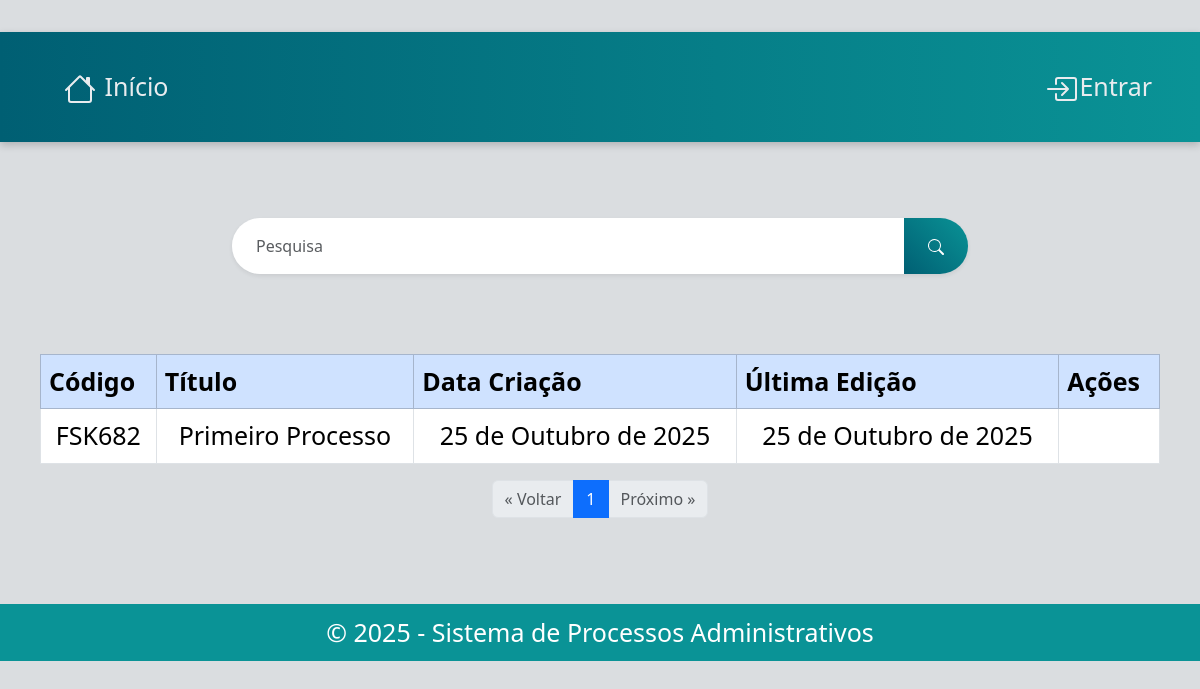
Before: /processo/ with the older database file.
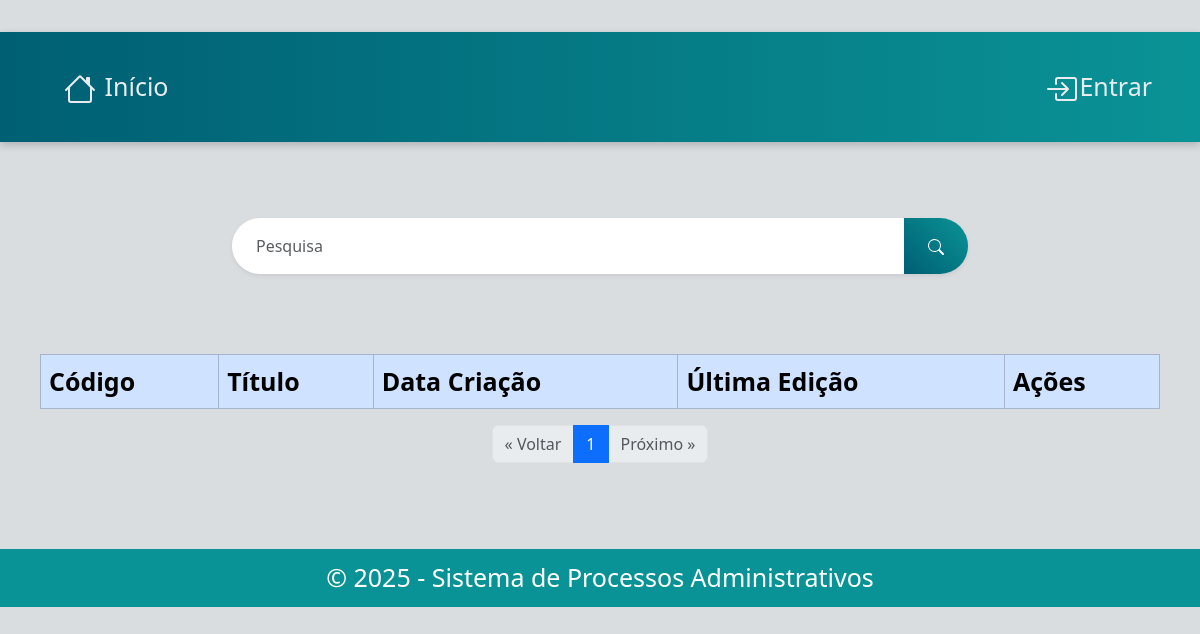
After: the same page with the newer database file.
### processo/models.py (models this page shows, shortened)
class PessoaProcesso(models.Model):
    codigo = models.CharField(max_length=6)
    pessoa = models.ForeignKey(Pessoa, on_delete=models.CASCADE)
    processo = models.ForeignKey(Processo, on_delete=models.CASCADE)
    data_inicio = models.DateField(auto_now_add=True)
    data_termino = models.DateField(null=True)

class Processo(models.Model):
    titulo = models.CharField(max_length=100)
    data_criacao = models.DateField(auto_now_add=True)
    data_edicao = models.DateField(null=True, blank=True)
    descricao = models.TextField()

### processo/views.py (the view, shortened to what this page needs)
# urls.py: path('', views.listar_processos, name='lista_processos'),
def listar_processos(request):
    processos_query = (
        PessoaProcesso.objects
        .values('processo')
        .annotate(ultimo_id=Max('id'))
    )
    ids = [p['ultimo_id'] for p in processos_query]
    processos = PessoaProcesso.objects.filter(id__in=ids)
    paginator = Paginator(processos, 10)
    page_number = request.GET.get('page')
    page_obj = paginator.get_page(page_number)
    return render(request, 'processo/lista_processos.html', {'page_obj': page_obj})

### processo/templates/processo/lista_processos.html (shortened to what this page needs)
{% extends "base.html" %}
{% load static %}
{% block content %}
        <div class="form-container">
            <form method="post">
                <div class="input-group mb-3 shadow-sm rounded-pill overflow-hidden">
                    <input type="text" class="form-control border-0 py-3 px-4" name="palavra" placeholder="Pesquisa" aria-label="Search term">
                    <button class="btn btn-primary px-4 search-btn" type="submit">
                        <img src="{% static "icons/search.svg" %}" class="bi bi-search animated-icon"></img>
                    </button>
                </div>
            </form>
        </div>
<table class="table table-bordered">
    <thead class="table-primary">
        <tr>
            <th>Código</th>
            <th>Título</th>
            <th>Data Criação</th>
            <th>Última Edição</th>
            <th>Ações</th>
        </tr>
    </thead>
    <tbody>
        {% for processo in page_obj %}
          <td>{{ processo.codigo }}</td>
          <td>{{ processo.processo.titulo }}</td>
          <td>{{ processo.processo.data_criacao }}</td>
          <td>{{ processo.processo.data_edicao|default:"Atual" }}</td>
              <td>
              </td>
        {% endfor %}
    </tbody>
</table>
<nav aria-label="Page navigation">
  <ul class="pagination justify-content-center">
    {% if page_obj.has_previous %}
      <li class="page-item">
        <a class="page-link" href="?page={{ page_obj.previous_page_number }}" aria-label="Previous">
          &laquo; Voltar
        </a>
      </li>
    {% else %}
      <li class="page-item disabled">
        <span class="page-link">&laquo; Voltar</span>
      </li>
    {% endif %}
    {% for num in page_obj.paginator.page_range %}
      {% if page_obj.number == num %}
        <li class="page-item active"><span class="page-link">{{ num }}</span></li>
      {% elif num > page_obj.number|add:'-3' and num < page_obj.number|add:'3' %}
        <li class="page-item"><a class="page-link" href="?page={{ num }}">{{ num }}</a></li>
      {% endif %}
    {% endfor %}
    {% if page_obj.has_next %}
      <li class="page-item">
        <a class="page-link" href="?page={{ page_obj.next_page_number }}" aria-label="Next">
          Próximo &raquo;
        </a>
      </li>
    {% else %}
      <li class="page-item disabled">
        <span class="page-link">Próximo &raquo;</span>
      </li>
    {% endif %}
  </ul>
</nav>
{% endblock %}

### templates/base.html (shortened to what this page needs)
{% load static %}
<!DOCTYPE html>
<html lang="pt-br">
<head>
    <link rel="stylesheet" href="https://cdn.jsdelivr.net/npm/bootstrap@5.3.2/dist/css/bootstrap.min.css">
    <link rel="stylesheet" href="{% static 'processo/style.css' %}">
    <link rel="stylesheet" href="{% static 'style.css' %}">
</head>
<body>
    <nav class="navbar navbar-expand-lg navbar-dark mb-4">
        <div class="container-fluid">
            <div class="collapse navbar-collapse" id="menu">
                <ul class="navbar-nav me-auto">
                    <li class="nav-item"><a class="nav-link" href="/">
                         Início
                        </a>
                    </li>
                    {% if user.is_authenticated %}
                    <li class="nav-item"><a class="nav-link" href="{% url 'lista_processos' %}">
                        <svg xmlns="http://www.w3.org/2000/svg" width="32" height="32" fill="currentColor" class="bi bi-file-richtext" viewBox="0 0 16 16">
                            <path d="M7 4.25a.75.75 0 1 1-1.5 0 .75.75 0 0 1 1.5 0m-.861 1.542 1.33.886 1.854-1.855a.25.25 0 0 1 .289-.047l1.888.974V7.5a.5.5 0 0 1-.5.5H5a.5.5 0 0 1-.5-.5V7s1.54-1.274 1.639-1.208M5 9a.5.5 0 0 0 0 1h6a.5.5 0 0 0 0-1zm0 2a.5.5 0 0 0 0 1h3a.5.5 0 0 0 0-1z"/>
                            <path d="M2 2a2 2 0 0 1 2-2h8a2 2 0 0 1 2 2v12a2 2 0 0 1-2 2H4a2 2 0 0 1-2-2zm10-1H4a1 1 0 0 0-1 1v12a1 1 0 0 0 1 1h8a1 1 0 0 0 1-1V2a1 1 0 0 0-1-1"/>
                        </svg>Processos</a></li>
                    {% if user.groups.all.0.name == "Pessoa"%}
                    <li class="nav-item"><a class="nav-link" href="{% url 'editar_pessoa' request.user.id %}">
                        <svg xmlns="http://www.w3.org/2000/svg" width="32" height="32" fill="currentColor" class="bi bi-person-badge" viewBox="0 0 16 16">
                            <path d="M6.5 2a.5.5 0 0 0 0 1h3a.5.5 0 0 0 0-1zM11 8a3 3 0 1 1-6 0 3 3 0 0 1 6 0"/>
                            <path d="M4.5 0A2.5 2.5 0 0 0 2 2.5V14a2 2 0 0 0 2 2h8a2 2 0 0 0 2-2V2.5A2.5 2.5 0 0 0 11.5 0zM3 2.5A1.5 1.5 0 0 1 4.5 1h7A1.5 1.5 0 0 1 13 2.5v10.795a4.2 4.2 0 0 0-.776-.492C11.392 12.387 10.063 12 8 12s-3.392.387-4.224.803a4.2 4.2 0 0 0-.776.492z"/>
                        </svg>Editar Perfil</a></li>
                    {% endif %}
                        {% if user.groups.all.0.name == "Funcionario" or user.groups.all.0.name == "Administrador" %}
                         <li class="nav-item"><a class="nav-link" href="{% url 'editar_funcionario' request.user.id %}">
                        <svg xmlns="http://www.w3.org/2000/svg" width="32" height="32" fill="currentColor" class="bi bi-person-badge" viewBox="0 0 16 16">
                            <path d="M6.5 2a.5.5 0 0 0 0 1h3a.5.5 0 0 0 0-1zM11 8a3 3 0 1 1-6 0 3 3 0 0 1 6 0"/>
                            <path d="M4.5 0A2.5 2.5 0 0 0 2 2.5V14a2 2 0 0 0 2 2h8a2 2 0 0 0 2-2V2.5A2.5 2.5 0 0 0 11.5 0zM3 2.5A1.5 1.5 0 0 1 4.5 1h7A1.5 1.5 0 0 1 13 2.5v10.795a4.2 4.2 0 0 0-.776-.492C11.392 12.387 10.063 12 8 12s-3.392.387-4.224.803a4.2 4.2 0 0 0-.776.492z"/>
                        </svg>Editar Perfil</a></li>
                        <li class="nav-item"><a class="nav-link" href="{% url 'lista_secretaria'%}">
                            <svg xmlns="http://www.w3.org/2000/svg" width="32" height="32" fill="currentColor" class="bi bi-person-workspace" viewBox="0 0 16 16">
                                <path d="M4 16s-1 0-1-1 1-4 5-4 5 3 5 4-1 1-1 1zm4-5.95a2.5 2.5 0 1 0 0-5 2.5 2.5 0 0 0 0 5"/>
                                <path d="M2 1a2 2 0 0 0-2 2v9.5A1.5 1.5 0 0 0 1.5 14h.653a5.4 5.4 0 0 1 1.066-2H1V3a1 1 0 0 1 1-1h12a1 1 0 0 1 1 1v9h-2.219c.554.654.89 1.373 1.066 2h.653a1.5 1.5 0 0 0 1.5-1.5V3a2 2 0 0 0-2-2z"/>
                            </svg>Secretaria</a></li>
                        {% endif %}
                </ul>
                <ul class="navbar-nav">
                    <li class="nav-item">
                        <form method="post" action="{% url 'logout' %}" class="d-inline">
                            {% csrf_token %}
                            <button type="submit" class="nav-link btn btn-link text-light p-0" style="text-decoration: none;">
                                <svg xmlns="http://www.w3.org/2000/svg" width="32" height="32" fill="currentColor" class="bi bi-box-arrow-in-left" viewBox="0 0 16 16">
                                    <path fill-rule="evenodd" d="M10 3.5a.5.5 0 0 0-.5-.5h-8a.5.5 0 0 0-.5.5v9a.5.5 0 0 0 .5.5h8a.5.5 0 0 0 .5-.5v-2a.5.5 0 0 1 1 0v2A1.5 1.5 0 0 1 9.5 14h-8A1.5 1.5 0 0 1 0 12.5v-9A1.5 1.5 0 0 1 1.5 2h8A1.5 1.5 0 0 1 11 3.5v2a.5.5 0 0 1-1 0z"/>
                                    <path fill-rule="evenodd" d="M4.146 8.354a.5.5 0 0 1 0-.708l3-3a.5.5 0 1 1 .708.708L5.707 7.5H14.5a.5.5 0 0 1 0 1H5.707l2.147 2.146a.5.5 0 0 1-.708.708z"/>
                                </svg>
                                Sair
                            </button>
                        </form>
                    </li>
                    {% else %}
                </ul>
                    <ul class="navbar-nav">
                        <li class="nav-item"><a class="nav-link" href="{% url 'login' %}" >
                            Entrar</a>
                        </li>
                    {% endif %}
                </ul>
            </div>
        </div>
    </nav>
    <div class="container-fluid">
        {% block content %}{% endblock %}
    </div>
    <footer>
        &copy; {{ year|default:"2025" }} - Sistema de Processos Administrativos
    </footer>
</body>
</html>

### processo/static/processo/style.css (style rules this page uses)
body { background-color: #f8f9fa; padding: 2rem 0; font-size: 25px; }
.form-container { max-width: 800px; margin: 0 auto; padding: 2rem; border-radius: 10px; margin-bottom: 2rem; }
.search-btn { transition: all 0.3s; }
.animated-icon { transition: all 0.3s; }
.search-btn img { filter: invert(1); }

### static/style.css (style rules this page uses)
body { background-color: #dadde0ff; font-family: 'Segoe UI', sans-serif; }
.navbar { background: linear-gradient(90deg, #005f73, #0a9396); box-shadow: 0 3px 8px rgba(0, 0, 0, 0.2); }
.nav-link { color: #e9ecef !important; transition: 0.3s; }
.table thead { background-color: #0a9396; color: #fff; }
.btn-primary { background: linear-gradient(45deg, #005f73, #0a9396); border: none; }
footer { text-align: center; padding: 10px; background: #0a9396; color: #fff; margin-top: 50px; }
.container-fluid { padding: 20px 40px; }
.navbar svg { margin-right: 2px; }

Changed rows visible on the page:
removed PessoaProcesso: codigo "FSK682", processo.titulo "Primeiro Processo", processo.data_criacao "25 de Outubro de 2025", processo.data_edicao "25 de Outubro de 2025"
